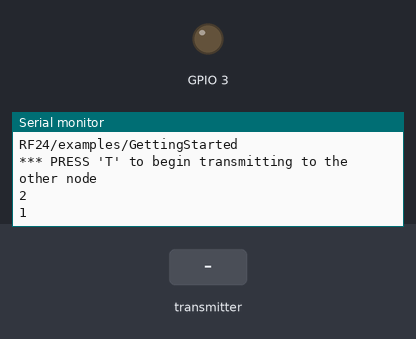
Recording of a sketch running on a simulated ESP8266 (NodeMCU). Shown: output pins drawn as LEDs (lit = HIGH), the last lines printed to the serial monitor. The test bench sets the inputs (shaded band). WiFi joins after 1.5 s; servers stay silent unless stated; no radio packets arrive unless stated; web services answer with replies made up by the test bench.

Above: at 2.7 s.
2.8 s: the transmitter starts sending temperature = 0
At 3.3 s:
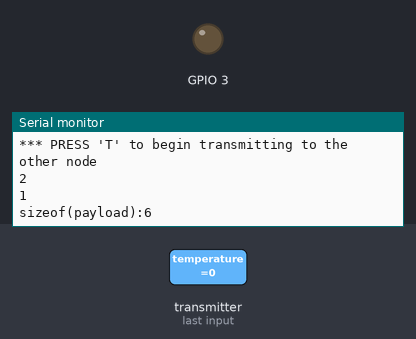
At 4.5 s:
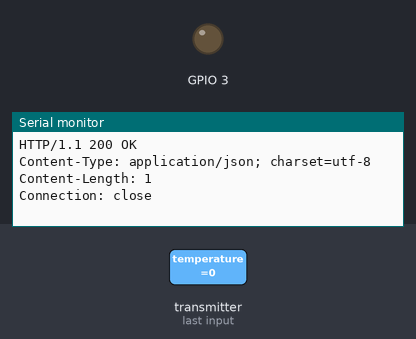

The sketch:

NRF24-Receiver.ino
```cpp
#include <ESP8266WiFi.h>
#include <WiFiClient.h>
#include <ESP8266WebServer.h>

#define LED_PIN 0  // 3 für Nano
#include <SPI.h>
#include "RF24.h"

const char* ssid = "SSID";
const char* password = "WLAN-PW";
ESP8266WebServer server(80);

const char* host = "api.thingspeak.com";
const char* apiKey0 = "TS-API-KEY1";
const char* apiKey1 = "TS-API-KEY2";

void handleRoot() {
  String message = "hello from esp8266!\n\n";

}

void handleNotFound() {
  String message = "File Not Found\n\n";
  message += "URI: ";
  message += server.uri();
  message += "\nMethod: ";
  message += (server.method() == HTTP_GET) ? "GET" : "POST";
  message += "\nArguments: ";
  message += server.args();
  message += "\n";
  for (uint8_t i = 0; i < server.args(); i++) {
    message += " " + server.argName(i) + ": " + server.arg(i) + "\n";
  }
  server.send(404, "text/plain", message);
}


/* Hardware configuration: Set up nRF24L01 radio on SPI bus plus pins 7 & 8 */
RF24 radio(4, 15);   // 9,10 für ArduinoNano
/**********************************************************/

byte addresses[][6] = {"1Node", "2Node"};

struct NRFpayload {
  int16_t temperature;
  int16_t humidity;
  uint8_t id;
} ;


void setup() {
  Serial.begin(115200);

  WiFi.begin(ssid, password);
  Serial.println("");

  // Wait for connection
  while (WiFi.status() != WL_CONNECTED) {
    delay(500);
    Serial.print(".");
  }
  Serial.println("");
  Serial.print("Connected to ");
  Serial.println(ssid);
  Serial.print("IP address: ");
  Serial.println(WiFi.localIP());

  server.on("/", handleRoot);

  server.on("/inline", []() {
    server.send(200, "text/plain", "this works as well");
  });

  server.onNotFound(handleNotFound);

  server.begin();
  Serial.println("HTTP server started");


  Serial.println(F("RF24/examples/GettingStarted"));
  Serial.println(F("*** PRESS 'T' to begin transmitting to the other node"));
  Serial.println(sizeof(int16_t));
  Serial.println(sizeof(uint8_t));
  pinMode(3, OUTPUT);
  radio.begin();

  // Set the PA Level low to prevent power supply related issues since this is a
  // getting_started sketch, and the likelihood of close proximity of the devices. RF24_PA_MAX is default.
  radio.setPALevel(RF24_PA_MAX);
  radio.setDataRate(RF24_250KBPS);
  radio.setRetries(15, 15);

  // Open a writing and reading pipe on each radio, with opposite addresses
  radio.openReadingPipe(1, addresses[0]);
  radio.openReadingPipe(2, addresses[1]);
  radio.startListening();
}

void updateExternalServer(const char *apiKey, double temperature, double humidity) {
  // Use WiFiClient class to create TCP connections
  WiFiClient client;
  const int httpPort = 80;
  if (!client.connect(host, httpPort)) {
    Serial.println("connection failed");
    return;
  }

  // We now create a URI for the request
  String url = "/update/";
  url += "?api_key=";
  url += apiKey;
  url += "&field1=";
  url += temperature;
  url += "&field2=";
  url += humidity;

  Serial.print("Requesting URL: ");
  Serial.println(url);

  // This will send the request to the server
  client.print(String("GET ") + url + " HTTP/1.1\r\n" +
               "Host: " + host + "\r\n" +
               "Connection: close\r\n\r\n");
  delay(10);

  // Read all the lines of the reply from server and print them to Serial
  while (client.available()) {
    String line = client.readStringUntil('\r');
    Serial.print(line);
  }

  Serial.println();
  Serial.println("closing connection");
}


void loop() {


  /****************** Ping Out Role ***************************/
  if ( radio.available() ) {
    NRFpayload payload;                                 // Grab the response, compare, and send to debugging spew

    Serial.print( "sizeof(payload):");
    Serial.print( sizeof(payload), HEX);
    delay(1000);

    radio.read( &payload, sizeof(payload) );
    Serial.print(F("Got response "));
    Serial.print(payload.id);
    Serial.print(": ");
    Serial.print(payload.temperature);
    Serial.print(" / ");
    Serial.println(payload.humidity);

    double temperature = payload.temperature;
    temperature /= 10;

    double humidity = payload.humidity;
    humidity /= 10;

    if (payload.id == 0) {
      updateExternalServer(apiKey0, temperature, humidity);
    }

    if (payload.id == 1) {
      updateExternalServer(apiKey1, temperature, humidity);
    }


  }

} // Loop
```

Measured:
- after the input at 2.8 s, the serial monitor: prints a new line at once (image 1)
